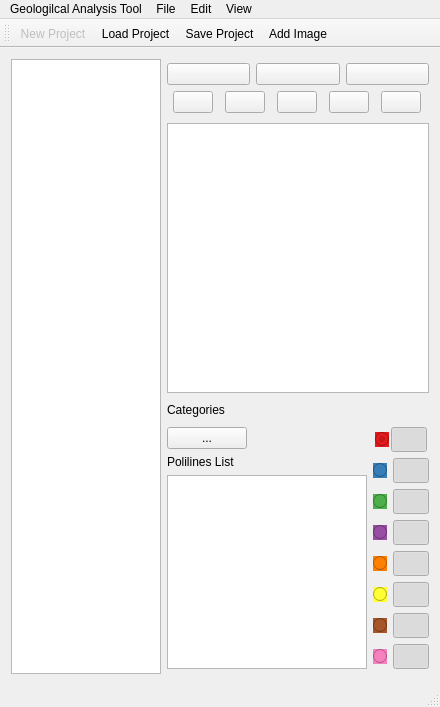
<?xml version="1.0" encoding="UTF-8"?>
<ui version="4.0">
 <class>MainWindow</class>
 <widget class="QMainWindow" name="MainWindow">
  <property name="enabled">
   <bool>true</bool>
  </property>
  <property name="geometry">
   <rect>
    <x>0</x>
    <y>0</y>
    <width>440</width>
    <height>707</height>
   </rect>
  </property>
  <property name="sizePolicy">
   <sizepolicy hsizetype="Fixed" vsizetype="Fixed">
    <horstretch>0</horstretch>
    <verstretch>0</verstretch>
   </sizepolicy>
  </property>
  <property name="minimumSize">
   <size>
    <width>0</width>
    <height>0</height>
   </size>
  </property>
  <property name="maximumSize">
   <size>
    <width>16777215</width>
    <height>16777215</height>
   </size>
  </property>
  <property name="windowTitle">
   <string>Geological Analysis Tool</string>
  </property>
  <property name="autoFillBackground">
   <bool>false</bool>
  </property>
  <property name="styleSheet">
   <string notr="true"/>
  </property>
  <property name="unifiedTitleAndToolBarOnMac">
   <bool>false</bool>
  </property>
  <widget class="QWidget" name="centralWidget">
   <layout class="QHBoxLayout" name="horizontalLayout_9">
    <item>
     <layout class="QHBoxLayout" name="horizontalLayout_7">
      <property name="spacing">
       <number>0</number>
      </property>
      <item>
       <widget class="QGraphicsView" name="graphicsView">
        <property name="sizeAdjustPolicy">
         <enum>QAbstractScrollArea::AdjustToContents</enum>
        </property>
        <property name="interactive">
         <bool>true</bool>
        </property>
        <property name="alignment">
         <set>Qt::AlignCenter</set>
        </property>
        <property name="dragMode">
         <enum>QGraphicsView::ScrollHandDrag</enum>
        </property>
       </widget>
      </item>
     </layout>
    </item>
    <item>
     <layout class="QVBoxLayout" name="verticalLayout">
      <property name="sizeConstraint">
       <enum>QLayout::SetMinimumSize</enum>
      </property>
      <property name="leftMargin">
       <number>0</number>
      </property>
      <property name="rightMargin">
       <number>0</number>
      </property>
      <item>
       <layout class="QVBoxLayout" name="verticalLayout_3">
        <property name="sizeConstraint">
         <enum>QLayout::SetMinimumSize</enum>
        </property>
        <item>
         <layout class="QHBoxLayout" name="horizontalLayoutButton">
          <property name="sizeConstraint">
           <enum>QLayout::SetMinimumSize</enum>
          </property>
          <item>
           <widget class="QPushButton" name="Btn_Zoom_In">
            <property name="sizePolicy">
             <sizepolicy hsizetype="Minimum" vsizetype="Fixed">
              <horstretch>0</horstretch>
              <verstretch>0</verstretch>
             </sizepolicy>
            </property>
            <property name="cursor">
             <cursorShape>ArrowCursor</cursorShape>
            </property>
            <property name="mouseTracking">
             <bool>true</bool>
            </property>
            <property name="tabletTracking">
             <bool>true</bool>
            </property>
            <property name="toolTip">
             <string extracomment="Zoom in"/>
            </property>
            <property name="toolTipDuration">
             <number>200000</number>
            </property>
            <property name="statusTip">
             <string extracomment="Zoom in"/>
            </property>
            <property name="whatsThis">
             <string extracomment="Zoom in"/>
            </property>
            <property name="text">
             <string/>
            </property>
            <property name="icon">
             <iconset resource="assets.qrc">
              <normaloff>:/assets/search-plus.svg</normaloff>:/assets/search-plus.svg</iconset>
            </property>
            <property name="autoDefault">
             <bool>false</bool>
            </property>
           </widget>
          </item>
          <item>
           <widget class="QPushButton" name="Btn_Zoom_Out">
            <property name="sizePolicy">
             <sizepolicy hsizetype="Minimum" vsizetype="Fixed">
              <horstretch>0</horstretch>
              <verstretch>0</verstretch>
             </sizepolicy>
            </property>
            <property name="mouseTracking">
             <bool>true</bool>
            </property>
            <property name="tabletTracking">
             <bool>true</bool>
            </property>
            <property name="toolTip">
             <string extracomment="Zoom out"/>
            </property>
            <property name="toolTipDuration">
             <number>200000</number>
            </property>
            <property name="statusTip">
             <string extracomment="Zoom out"/>
            </property>
            <property name="whatsThis">
             <string extracomment="Zoom out"/>
            </property>
            <property name="text">
             <string/>
            </property>
            <property name="icon">
             <iconset resource="assets.qrc">
              <normaloff>:/assets/search-minus.svg</normaloff>:/assets/search-minus.svg</iconset>
            </property>
            <property name="autoDefault">
             <bool>false</bool>
            </property>
           </widget>
          </item>
          <item>
           <widget class="QPushButton" name="Btn_Edit">
            <property name="sizePolicy">
             <sizepolicy hsizetype="Minimum" vsizetype="Fixed">
              <horstretch>0</horstretch>
              <verstretch>0</verstretch>
             </sizepolicy>
            </property>
            <property name="mouseTracking">
             <bool>true</bool>
            </property>
            <property name="tabletTracking">
             <bool>true</bool>
            </property>
            <property name="toolTip">
             <string extracomment="Edit"/>
            </property>
            <property name="toolTipDuration">
             <number>200000</number>
            </property>
            <property name="statusTip">
             <string extracomment="Edit"/>
            </property>
            <property name="whatsThis">
             <string extracomment="Edit"/>
            </property>
            <property name="text">
             <string/>
            </property>
            <property name="icon">
             <iconset resource="assets.qrc">
              <normaloff>:/assets/edit.svg</normaloff>:/assets/edit.svg</iconset>
            </property>
            <property name="checkable">
             <bool>true</bool>
            </property>
            <property name="autoDefault">
             <bool>false</bool>
            </property>
           </widget>
          </item>
         </layout>
        </item>
        <item>
         <layout class="QHBoxLayout" name="horizontalLayoutButtons">
          <property name="sizeConstraint">
           <enum>QLayout::SetMinimumSize</enum>
          </property>
          <item>
           <widget class="QPushButton" name="Btn_Add_Point">
            <property name="sizePolicy">
             <sizepolicy hsizetype="Fixed" vsizetype="Fixed">
              <horstretch>0</horstretch>
              <verstretch>0</verstretch>
             </sizepolicy>
            </property>
            <property name="mouseTracking">
             <bool>true</bool>
            </property>
            <property name="tabletTracking">
             <bool>true</bool>
            </property>
            <property name="toolTip">
             <string extracomment="Add"/>
            </property>
            <property name="toolTipDuration">
             <number>200000</number>
            </property>
            <property name="statusTip">
             <string extracomment="Add"/>
            </property>
            <property name="whatsThis">
             <string extracomment="Add"/>
            </property>
            <property name="text">
             <string/>
            </property>
            <property name="icon">
             <iconset resource="assets.qrc">
              <normaloff>:/assets/plus-circle.svg</normaloff>:/assets/plus-circle.svg</iconset>
            </property>
            <property name="checkable">
             <bool>true</bool>
            </property>
            <property name="autoDefault">
             <bool>false</bool>
            </property>
            <property name="flat">
             <bool>false</bool>
            </property>
           </widget>
          </item>
          <item>
           <widget class="QPushButton" name="Btn_Del_Point">
            <property name="sizePolicy">
             <sizepolicy hsizetype="Fixed" vsizetype="Fixed">
              <horstretch>0</horstretch>
              <verstretch>0</verstretch>
             </sizepolicy>
            </property>
            <property name="mouseTracking">
             <bool>true</bool>
            </property>
            <property name="tabletTracking">
             <bool>true</bool>
            </property>
            <property name="toolTip">
             <string extracomment="Delete &amp; Join"/>
            </property>
            <property name="toolTipDuration">
             <number>200000</number>
            </property>
            <property name="statusTip">
             <string extracomment="Delete &amp; Join"/>
            </property>
            <property name="whatsThis">
             <string extracomment="Delete &amp; Join"/>
            </property>
            <property name="text">
             <string/>
            </property>
            <property name="icon">
             <iconset resource="assets.qrc">
              <normaloff>:/assets/minus-circle.svg</normaloff>:/assets/minus-circle.svg</iconset>
            </property>
            <property name="checkable">
             <bool>true</bool>
            </property>
            <property name="autoDefault">
             <bool>false</bool>
            </property>
            <property name="flat">
             <bool>false</bool>
            </property>
           </widget>
          </item>
          <item>
           <widget class="QPushButton" name="Btn_Move">
            <property name="sizePolicy">
             <sizepolicy hsizetype="Fixed" vsizetype="Fixed">
              <horstretch>0</horstretch>
              <verstretch>0</verstretch>
             </sizepolicy>
            </property>
            <property name="mouseTracking">
             <bool>true</bool>
            </property>
            <property name="tabletTracking">
             <bool>true</bool>
            </property>
            <property name="toolTip">
             <string comment="Move &amp; Split" extracomment="Move &amp; Split"/>
            </property>
            <property name="toolTipDuration">
             <number>200000</number>
            </property>
            <property name="statusTip">
             <string comment="Move &amp; Split" extracomment="Move &amp; Split"/>
            </property>
            <property name="whatsThis">
             <string extracomment="Move &amp; Split"/>
            </property>
            <property name="text">
             <string/>
            </property>
            <property name="icon">
             <iconset resource="assets.qrc">
              <normaloff>:/assets/expand-arrows.svg</normaloff>:/assets/expand-arrows.svg</iconset>
            </property>
            <property name="checkable">
             <bool>true</bool>
            </property>
            <property name="autoDefault">
             <bool>false</bool>
            </property>
            <property name="flat">
             <bool>false</bool>
            </property>
           </widget>
          </item>
          <item>
           <widget class="QPushButton" name="Btn_Undo">
            <property name="sizePolicy">
             <sizepolicy hsizetype="Fixed" vsizetype="Fixed">
              <horstretch>0</horstretch>
              <verstretch>0</verstretch>
             </sizepolicy>
            </property>
            <property name="mouseTracking">
             <bool>true</bool>
            </property>
            <property name="tabletTracking">
             <bool>true</bool>
            </property>
            <property name="toolTip">
             <string extracomment="Undo"/>
            </property>
            <property name="toolTipDuration">
             <number>200000</number>
            </property>
            <property name="whatsThis">
             <string extracomment="Undo"/>
            </property>
            <property name="text">
             <string/>
            </property>
            <property name="icon">
             <iconset resource="assets.qrc">
              <normaloff>:/assets/undo.svg</normaloff>:/assets/undo.svg</iconset>
            </property>
            <property name="checkable">
             <bool>false</bool>
            </property>
            <property name="autoDefault">
             <bool>false</bool>
            </property>
            <property name="flat">
             <bool>false</bool>
            </property>
           </widget>
          </item>
          <item>
           <widget class="QPushButton" name="Btn_Do">
            <property name="sizePolicy">
             <sizepolicy hsizetype="Fixed" vsizetype="Fixed">
              <horstretch>0</horstretch>
              <verstretch>0</verstretch>
             </sizepolicy>
            </property>
            <property name="mouseTracking">
             <bool>true</bool>
            </property>
            <property name="tabletTracking">
             <bool>true</bool>
            </property>
            <property name="toolTip">
             <string extracomment="Redo"/>
            </property>
            <property name="toolTipDuration">
             <number>-3</number>
            </property>
            <property name="whatsThis">
             <string extracomment="Redo"/>
            </property>
            <property name="text">
             <string/>
            </property>
            <property name="icon">
             <iconset resource="assets.qrc">
              <normaloff>:/assets/redo.svg</normaloff>:/assets/redo.svg</iconset>
            </property>
            <property name="checkable">
             <bool>false</bool>
            </property>
            <property name="autoDefault">
             <bool>false</bool>
            </property>
            <property name="flat">
             <bool>false</bool>
            </property>
           </widget>
          </item>
         </layout>
        </item>
       </layout>
      </item>
      <item>
       <widget class="QGraphicsView" name="graphicsView_2">
        <property name="sizePolicy">
         <sizepolicy hsizetype="Fixed" vsizetype="Fixed">
          <horstretch>0</horstretch>
          <verstretch>0</verstretch>
         </sizepolicy>
        </property>
        <property name="maximumSize">
         <size>
          <width>270</width>
          <height>270</height>
         </size>
        </property>
       </widget>
      </item>
      <item>
       <widget class="QLabel" name="label">
        <property name="sizePolicy">
         <sizepolicy hsizetype="Fixed" vsizetype="Fixed">
          <horstretch>0</horstretch>
          <verstretch>0</verstretch>
         </sizepolicy>
        </property>
        <property name="layoutDirection">
         <enum>Qt::LeftToRight</enum>
        </property>
        <property name="text">
         <string>Categories</string>
        </property>
       </widget>
      </item>
      <item>
       <layout class="QHBoxLayout" name="horLayout_3">
        <item>
         <layout class="QVBoxLayout" name="verLayout_2">
          <item>
           <widget class="QPushButton" name="showPolilines">
            <property name="sizePolicy">
             <sizepolicy hsizetype="Fixed" vsizetype="Fixed">
              <horstretch>0</horstretch>
              <verstretch>0</verstretch>
             </sizepolicy>
            </property>
            <property name="text">
             <string>...</string>
            </property>
            <property name="checkable">
             <bool>true</bool>
            </property>
           </widget>
          </item>
          <item>
           <widget class="QLabel" name="labelPolilines">
            <property name="text">
             <string>Polilines List</string>
            </property>
           </widget>
          </item>
          <item>
           <widget class="QListWidget" name="polilines">
            <property name="sizePolicy">
             <sizepolicy hsizetype="Minimum" vsizetype="Minimum">
              <horstretch>1</horstretch>
              <verstretch>1</verstretch>
             </sizepolicy>
            </property>
            <property name="minimumSize">
             <size>
              <width>200</width>
              <height>100</height>
             </size>
            </property>
            <property name="maximumSize">
             <size>
              <width>60</width>
              <height>400</height>
             </size>
            </property>
            <property name="baseSize">
             <size>
              <width>50</width>
              <height>200</height>
             </size>
            </property>
            <property name="mouseTracking">
             <bool>true</bool>
            </property>
            <property name="focusPolicy">
             <enum>Qt::StrongFocus</enum>
            </property>
            <property name="acceptDrops">
             <bool>true</bool>
            </property>
            <property name="editTriggers">
             <set>QAbstractItemView::CurrentChanged|QAbstractItemView::DoubleClicked|QAbstractItemView::SelectedClicked</set>
            </property>
            <property name="selectionMode">
             <enum>QAbstractItemView::SingleSelection</enum>
            </property>
            <property name="selectionBehavior">
             <enum>QAbstractItemView::SelectItems</enum>
            </property>
            <property name="verticalScrollMode">
             <enum>QAbstractItemView::ScrollPerItem</enum>
            </property>
            <property name="horizontalScrollMode">
             <enum>QAbstractItemView::ScrollPerItem</enum>
            </property>
            <property name="isWrapping" stdset="0">
             <bool>false</bool>
            </property>
            <property name="viewMode">
             <enum>QListView::IconMode</enum>
            </property>
            <property name="uniformItemSizes">
             <bool>true</bool>
            </property>
            <property name="batchSize">
             <number>100</number>
            </property>
            <property name="itemAlignment">
             <set>Qt::AlignCenter</set>
            </property>
           </widget>
          </item>
         </layout>
        </item>
        <item>
         <layout class="QVBoxLayout" name="verticalLayout_2">
          <property name="sizeConstraint">
           <enum>QLayout::SetFixedSize</enum>
          </property>
          <item>
           <layout class="QHBoxLayout" name="Cat0Layout">
            <property name="sizeConstraint">
             <enum>QLayout::SetMinimumSize</enum>
            </property>
            <property name="horizontalSpacing" stdset="0">
             <number>0</number>
            </property>
            <property name="verticalSpacing" stdset="0">
             <number>0</number>
            </property>
            <item>
             <widget class="QRadioButton" name="Group0">
              <property name="sizePolicy">
               <sizepolicy hsizetype="Fixed" vsizetype="Fixed">
                <horstretch>0</horstretch>
                <verstretch>0</verstretch>
               </sizepolicy>
              </property>
              <property name="autoFillBackground">
               <bool>false</bool>
              </property>
              <property name="styleSheet">
               <string notr="true">color: rgb(228,26,28);
background-color: rgb(228,26,28);</string>
              </property>
              <property name="text">
               <string/>
              </property>
              <property name="checked">
               <bool>true</bool>
              </property>
             </widget>
            </item>
            <item>
             <widget class="QPushButton" name="Visibility0">
              <property name="sizePolicy">
               <sizepolicy hsizetype="Preferred" vsizetype="Preferred">
                <horstretch>0</horstretch>
                <verstretch>0</verstretch>
               </sizepolicy>
              </property>
              <property name="maximumSize">
               <size>
                <width>36</width>
                <height>25</height>
               </size>
              </property>
              <property name="toolTipDuration">
               <number>5</number>
              </property>
              <property name="text">
               <string/>
              </property>
              <property name="icon">
               <iconset resource="assets.qrc">
                <normaloff>:/assets/eye-slash.svg</normaloff>
                <normalon>:/assets/eye.svg</normalon>
                <activeoff>:/assets/eye-slash.svg</activeoff>
                <selectedoff>:/assets/eye-slash.svg</selectedoff>
                <selectedon>:/assets/eye.svg</selectedon>:/assets/eye-slash.svg</iconset>
              </property>
              <property name="checkable">
               <bool>true</bool>
              </property>
              <property name="checked">
               <bool>true</bool>
              </property>
             </widget>
            </item>
           </layout>
          </item>
          <item>
           <layout class="QHBoxLayout" name="Cat1Layout">
            <item>
             <widget class="QRadioButton" name="Group1">
              <property name="sizePolicy">
               <sizepolicy hsizetype="Fixed" vsizetype="Fixed">
                <horstretch>0</horstretch>
                <verstretch>0</verstretch>
               </sizepolicy>
              </property>
              <property name="autoFillBackground">
               <bool>false</bool>
              </property>
              <property name="styleSheet">
               <string notr="true">background-color: rgb(55,126,184);
color: rgb(55,126,184);</string>
              </property>
              <property name="text">
               <string/>
              </property>
             </widget>
            </item>
            <item>
             <widget class="QPushButton" name="Visibility1">
              <property name="sizePolicy">
               <sizepolicy hsizetype="Preferred" vsizetype="Preferred">
                <horstretch>0</horstretch>
                <verstretch>0</verstretch>
               </sizepolicy>
              </property>
              <property name="maximumSize">
               <size>
                <width>36</width>
                <height>25</height>
               </size>
              </property>
              <property name="text">
               <string/>
              </property>
              <property name="icon">
               <iconset resource="assets.qrc">
                <normaloff>:/assets/eye-slash.svg</normaloff>
                <normalon>:/assets/eye.svg</normalon>:/assets/eye-slash.svg</iconset>
              </property>
              <property name="checkable">
               <bool>true</bool>
              </property>
              <property name="checked">
               <bool>true</bool>
              </property>
             </widget>
            </item>
           </layout>
          </item>
          <item>
           <layout class="QHBoxLayout" name="Cat2Layout">
            <item>
             <widget class="QRadioButton" name="Group2">
              <property name="sizePolicy">
               <sizepolicy hsizetype="Fixed" vsizetype="Fixed">
                <horstretch>0</horstretch>
                <verstretch>0</verstretch>
               </sizepolicy>
              </property>
              <property name="autoFillBackground">
               <bool>false</bool>
              </property>
              <property name="styleSheet">
               <string notr="true">background-color: rgb(77,175,74);</string>
              </property>
              <property name="text">
               <string/>
              </property>
             </widget>
            </item>
            <item>
             <widget class="QPushButton" name="Visibility2">
              <property name="sizePolicy">
               <sizepolicy hsizetype="Preferred" vsizetype="Preferred">
                <horstretch>0</horstretch>
                <verstretch>0</verstretch>
               </sizepolicy>
              </property>
              <property name="maximumSize">
               <size>
                <width>36</width>
                <height>25</height>
               </size>
              </property>
              <property name="text">
               <string/>
              </property>
              <property name="icon">
               <iconset resource="assets.qrc">
                <normaloff>:/assets/eye-slash.svg</normaloff>
                <normalon>:/assets/eye.svg</normalon>
                <disabledoff>:/assets/eye-slash.svg</disabledoff>:/assets/eye-slash.svg</iconset>
              </property>
              <property name="checkable">
               <bool>true</bool>
              </property>
              <property name="checked">
               <bool>true</bool>
              </property>
             </widget>
            </item>
           </layout>
          </item>
          <item>
           <layout class="QHBoxLayout" name="Cat3Layout">
            <item>
             <widget class="QRadioButton" name="Group3">
              <property name="sizePolicy">
               <sizepolicy hsizetype="Fixed" vsizetype="Fixed">
                <horstretch>0</horstretch>
                <verstretch>0</verstretch>
               </sizepolicy>
              </property>
              <property name="autoFillBackground">
               <bool>false</bool>
              </property>
              <property name="styleSheet">
               <string notr="true">background-color: rgb(152,78,163);</string>
              </property>
              <property name="text">
               <string/>
              </property>
             </widget>
            </item>
            <item>
             <widget class="QPushButton" name="Visibility3">
              <property name="sizePolicy">
               <sizepolicy hsizetype="Preferred" vsizetype="Preferred">
                <horstretch>0</horstretch>
                <verstretch>0</verstretch>
               </sizepolicy>
              </property>
              <property name="maximumSize">
               <size>
                <width>36</width>
                <height>25</height>
               </size>
              </property>
              <property name="text">
               <string/>
              </property>
              <property name="icon">
               <iconset resource="assets.qrc">
                <normaloff>:/assets/eye-slash.svg</normaloff>
                <normalon>:/assets/eye.svg</normalon>:/assets/eye-slash.svg</iconset>
              </property>
              <property name="checkable">
               <bool>true</bool>
              </property>
              <property name="checked">
               <bool>true</bool>
              </property>
             </widget>
            </item>
           </layout>
          </item>
          <item>
           <layout class="QHBoxLayout" name="Cat4Layout">
            <item>
             <widget class="QRadioButton" name="Group4">
              <property name="sizePolicy">
               <sizepolicy hsizetype="Fixed" vsizetype="Fixed">
                <horstretch>0</horstretch>
                <verstretch>0</verstretch>
               </sizepolicy>
              </property>
              <property name="autoFillBackground">
               <bool>false</bool>
              </property>
              <property name="styleSheet">
               <string notr="true">background-color: rgb(255,127,0);</string>
              </property>
              <property name="text">
               <string/>
              </property>
             </widget>
            </item>
            <item>
             <widget class="QPushButton" name="Visibility4">
              <property name="sizePolicy">
               <sizepolicy hsizetype="Preferred" vsizetype="Preferred">
                <horstretch>0</horstretch>
                <verstretch>0</verstretch>
               </sizepolicy>
              </property>
              <property name="maximumSize">
               <size>
                <width>36</width>
                <height>25</height>
               </size>
              </property>
              <property name="text">
               <string/>
              </property>
              <property name="icon">
               <iconset resource="assets.qrc">
                <normaloff>:/assets/eye-slash.svg</normaloff>
                <normalon>:/assets/eye.svg</normalon>:/assets/eye-slash.svg</iconset>
              </property>
              <property name="checkable">
               <bool>true</bool>
              </property>
              <property name="checked">
               <bool>true</bool>
              </property>
             </widget>
            </item>
           </layout>
          </item>
          <item>
           <layout class="QHBoxLayout" name="Cat5Layout">
            <item>
             <widget class="QRadioButton" name="Group5">
              <property name="sizePolicy">
               <sizepolicy hsizetype="Fixed" vsizetype="Fixed">
                <horstretch>0</horstretch>
                <verstretch>0</verstretch>
               </sizepolicy>
              </property>
              <property name="autoFillBackground">
               <bool>false</bool>
              </property>
              <property name="styleSheet">
               <string notr="true">background-color: rgb(255,255,51);</string>
              </property>
              <property name="text">
               <string/>
              </property>
             </widget>
            </item>
            <item>
             <widget class="QPushButton" name="Visibility5">
              <property name="sizePolicy">
               <sizepolicy hsizetype="Preferred" vsizetype="Preferred">
                <horstretch>0</horstretch>
                <verstretch>0</verstretch>
               </sizepolicy>
              </property>
              <property name="maximumSize">
               <size>
                <width>36</width>
                <height>25</height>
               </size>
              </property>
              <property name="text">
               <string/>
              </property>
              <property name="icon">
               <iconset resource="assets.qrc">
                <normaloff>:/assets/eye-slash.svg</normaloff>
                <normalon>:/assets/eye.svg</normalon>:/assets/eye-slash.svg</iconset>
              </property>
              <property name="checkable">
               <bool>true</bool>
              </property>
              <property name="checked">
               <bool>true</bool>
              </property>
             </widget>
            </item>
           </layout>
          </item>
          <item>
           <layout class="QHBoxLayout" name="Cat6Layout">
            <item>
             <widget class="QRadioButton" name="Group6">
              <property name="sizePolicy">
               <sizepolicy hsizetype="Fixed" vsizetype="Fixed">
                <horstretch>0</horstretch>
                <verstretch>0</verstretch>
               </sizepolicy>
              </property>
              <property name="autoFillBackground">
               <bool>false</bool>
              </property>
              <property name="styleSheet">
               <string notr="true">background-color: rgb(166,86,40);</string>
              </property>
              <property name="text">
               <string/>
              </property>
             </widget>
            </item>
            <item>
             <widget class="QPushButton" name="Visibility6">
              <property name="sizePolicy">
               <sizepolicy hsizetype="Preferred" vsizetype="Preferred">
                <horstretch>0</horstretch>
                <verstretch>0</verstretch>
               </sizepolicy>
              </property>
              <property name="maximumSize">
               <size>
                <width>36</width>
                <height>25</height>
               </size>
              </property>
              <property name="text">
               <string/>
              </property>
              <property name="icon">
               <iconset resource="assets.qrc">
                <normaloff>:/assets/eye-slash.svg</normaloff>
                <normalon>:/assets/eye.svg</normalon>:/assets/eye-slash.svg</iconset>
              </property>
              <property name="checkable">
               <bool>true</bool>
              </property>
              <property name="checked">
               <bool>true</bool>
              </property>
             </widget>
            </item>
           </layout>
          </item>
          <item>
           <layout class="QHBoxLayout" name="Cat7Layout">
            <item>
             <widget class="QRadioButton" name="Group7">
              <property name="sizePolicy">
               <sizepolicy hsizetype="Fixed" vsizetype="Fixed">
                <horstretch>0</horstretch>
                <verstretch>0</verstretch>
               </sizepolicy>
              </property>
              <property name="layoutDirection">
               <enum>Qt::LeftToRight</enum>
              </property>
              <property name="autoFillBackground">
               <bool>false</bool>
              </property>
              <property name="styleSheet">
               <string notr="true">background-color: rgb(247,129,191);</string>
              </property>
              <property name="text">
               <string/>
              </property>
             </widget>
            </item>
            <item>
             <widget class="QPushButton" name="Visibility7">
              <property name="sizePolicy">
               <sizepolicy hsizetype="Preferred" vsizetype="Preferred">
                <horstretch>0</horstretch>
                <verstretch>0</verstretch>
               </sizepolicy>
              </property>
              <property name="maximumSize">
               <size>
                <width>36</width>
                <height>25</height>
               </size>
              </property>
              <property name="text">
               <string/>
              </property>
              <property name="icon">
               <iconset resource="assets.qrc">
                <normaloff>:/assets/eye-slash.svg</normaloff>
                <normalon>:/assets/eye.svg</normalon>:/assets/eye-slash.svg</iconset>
              </property>
              <property name="checkable">
               <bool>true</bool>
              </property>
              <property name="checked">
               <bool>true</bool>
              </property>
             </widget>
            </item>
           </layout>
          </item>
         </layout>
        </item>
       </layout>
      </item>
     </layout>
    </item>
   </layout>
  </widget>
  <widget class="QMenuBar" name="menuBar">
   <property name="geometry">
    <rect>
     <x>0</x>
     <y>0</y>
     <width>440</width>
     <height>22</height>
    </rect>
   </property>
   <widget class="QMenu" name="GAT">
    <property name="title">
     <string>Geologilcal Analysis Tool</string>
    </property>
   </widget>
   <widget class="QMenu" name="menuFile">
    <property name="title">
     <string>File</string>
    </property>
    <addaction name="actionNewProject"/>
    <addaction name="actionLoad_Project"/>
    <addaction name="actionSave_Project"/>
    <addaction name="actionClose_Project"/>
   </widget>
   <widget class="QMenu" name="menuEdit">
    <property name="title">
     <string>Edit</string>
    </property>
    <addaction name="actionAdd_Image"/>
    <addaction name="actionAdd_Point_Cloud"/>
    <addaction name="actionAdd_Matrix"/>
    <addaction name="actionAdd_GeoData"/>
    <addaction name="actionAdd_Calibration"/>
    <addaction name="separator"/>
    <addaction name="separator"/>
    <addaction name="separator"/>
    <addaction name="separator"/>
    <addaction name="actionDelete_Poliline"/>
   </widget>
   <widget class="QMenu" name="menuView">
    <property name="title">
     <string>View</string>
    </property>
    <addaction name="actionMiniMap"/>
    <addaction name="actionNext_Image"/>
    <addaction name="actionPrevious_Image"/>
   </widget>
   <addaction name="GAT"/>
   <addaction name="menuFile"/>
   <addaction name="menuEdit"/>
   <addaction name="menuView"/>
  </widget>
  <widget class="QToolBar" name="mainToolBar">
   <property name="enabled">
    <bool>true</bool>
   </property>
   <attribute name="toolBarArea">
    <enum>TopToolBarArea</enum>
   </attribute>
   <attribute name="toolBarBreak">
    <bool>false</bool>
   </attribute>
   <addaction name="actionNewProject"/>
   <addaction name="actionLoad_Project"/>
   <addaction name="actionSave_Project"/>
   <addaction name="actionAdd_Image"/>
  </widget>
  <widget class="QStatusBar" name="statusBar"/>
  <action name="actionNewProject">
   <property name="enabled">
    <bool>false</bool>
   </property>
   <property name="icon">
    <iconset resource="assets.qrc">
     <normaloff>:/assets/file-plus.svg</normaloff>:/assets/file-plus.svg</iconset>
   </property>
   <property name="text">
    <string>New Project</string>
   </property>
  </action>
  <action name="actionLoad_Project">
   <property name="icon">
    <iconset resource="assets.qrc">
     <normaloff>:/assets/file-upload-alt.svg</normaloff>:/assets/file-upload-alt.svg</iconset>
   </property>
   <property name="text">
    <string>Load Project</string>
   </property>
  </action>
  <action name="actionSave_Project">
   <property name="icon">
    <iconset resource="assets.qrc">
     <normaloff>:/assets/file-download-alt.svg</normaloff>:/assets/file-download-alt.svg</iconset>
   </property>
   <property name="text">
    <string>Save Project</string>
   </property>
  </action>
  <action name="actionClose_Project">
   <property name="text">
    <string>Close Project</string>
   </property>
  </action>
  <action name="actionAdd_Image">
   <property name="icon">
    <iconset resource="assets.qrc">
     <normaloff>:/assets/image-plus.svg</normaloff>:/assets/image-plus.svg</iconset>
   </property>
   <property name="text">
    <string>Add Image</string>
   </property>
  </action>
  <action name="actionAdd_Point_Cloud">
   <property name="text">
    <string>Add Point Cloud</string>
   </property>
  </action>
  <action name="actionAdd_Matrix">
   <property name="text">
    <string>Add Matrix</string>
   </property>
  </action>
  <action name="actionMiniMap">
   <property name="checkable">
    <bool>true</bool>
   </property>
   <property name="checked">
    <bool>false</bool>
   </property>
   <property name="text">
    <string>MiniMap</string>
   </property>
  </action>
  <action name="actionDelete_Poliline">
   <property name="text">
    <string>Delete Poliline</string>
   </property>
  </action>
  <action name="actionNext_Image">
   <property name="text">
    <string>Next Image</string>
   </property>
  </action>
  <action name="actionPrevious_Image">
   <property name="text">
    <string>Previous Image</string>
   </property>
  </action>
  <action name="actionAdd_Calibration">
   <property name="text">
    <string>Add Calibration</string>
   </property>
  </action>
  <action name="actionAdd_GeoData">
   <property name="text">
    <string>Add GeoData</string>
   </property>
  </action>
 </widget>
 <layoutdefault spacing="6" margin="11"/>
 <resources>
  <include location="assets.qrc"/>
 </resources>
 <connections/>
</ui>
